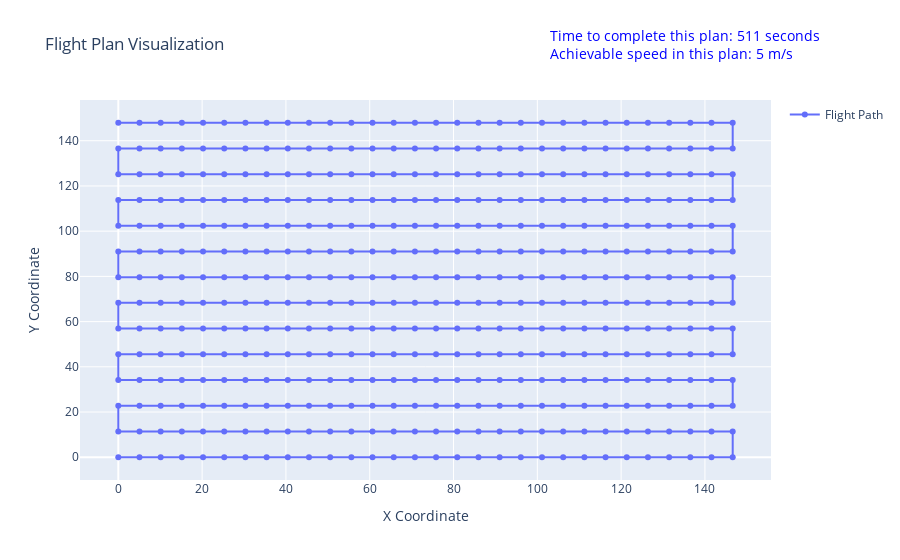

Notebook code cell kept with this figure:
### Code cell
camera_ = copy.deepcopy(camera_x10)
dataset_spec_ = copy.deepcopy(dataset_spec)
print(camera_x10)
print(dataset_spec)

# overlap
dataset_spec_.overlap = 0.9

max_speed = 16
a_max = 3.5
computed_plan = generate_photo_plan_on_grid(camera_, dataset_spec_)
finish_time, achieve_speed = approximate_time(camera_, dataset_spec_, computed_plan, max_speed, a_max)

fig = plot_photo_plan(computed_plan, achieve_speed, finish_time)
fig.show()

### Figure 1 — Plotly figure (JSON) as saved in the notebook; plotly's stock layout.template omitted (floating-point values rounded to 4 significant figures; data arrays with more than 128 entries replaced by an {"elided": "..."} marker saying what was removed)
{"data": [{"mode": "markers+lines", "name": "Flight Path", "type": "scatter", "x": {"elided": "420 float values"}, "y": {"elided": "420 float values"}}], "layout": {"annotations": [{"align": "left", "font": {"color": "blue", "size": 14}, "showarrow": false, "text": "Time to complete this plan: 511 seconds <br>Achievable speed in this plan: 5 m/s", "x": 1.08, "xref": "paper", "y": 1.2, "yref": "paper"}], "showlegend": true, "title": {"text": "Flight Plan Visualization"}, "xaxis": {"title": {"text": "X Coordinate"}}, "yaxis": {"title": {"text": "Y Coordinate"}}}}
